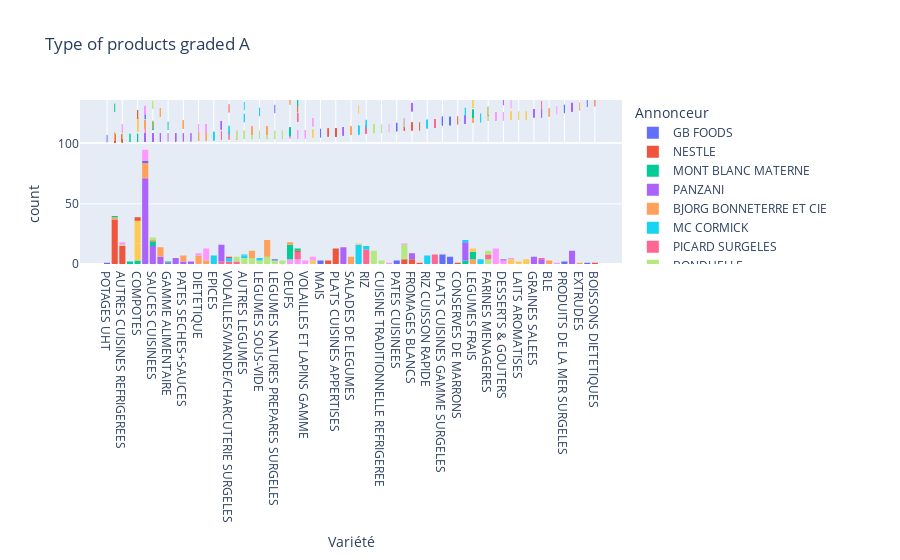
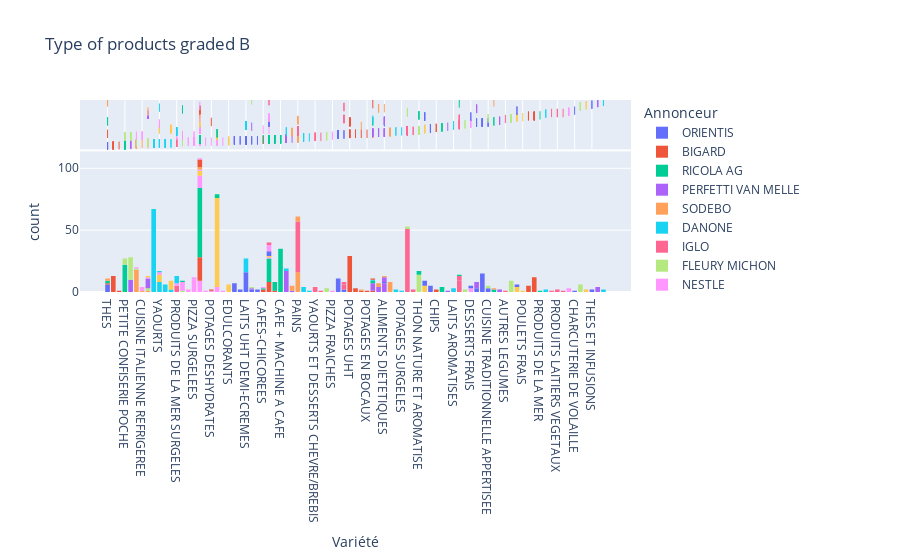
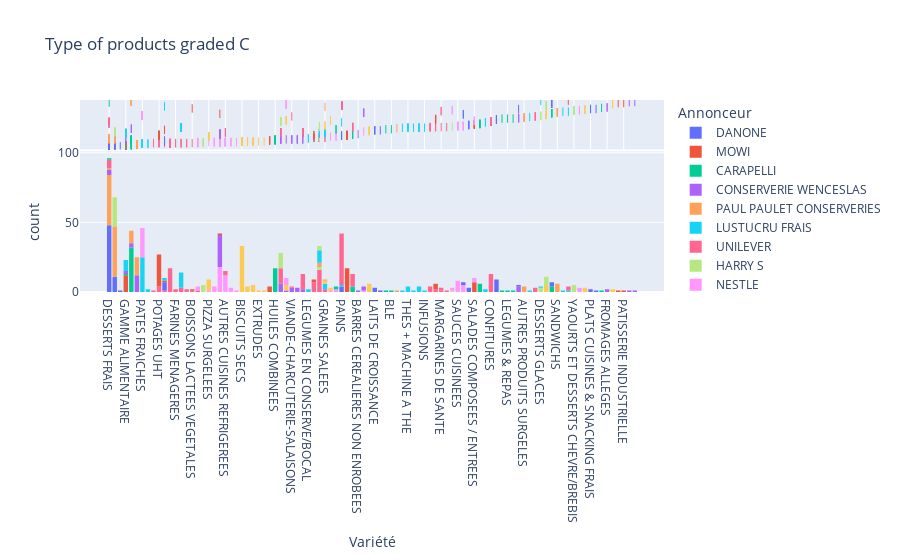
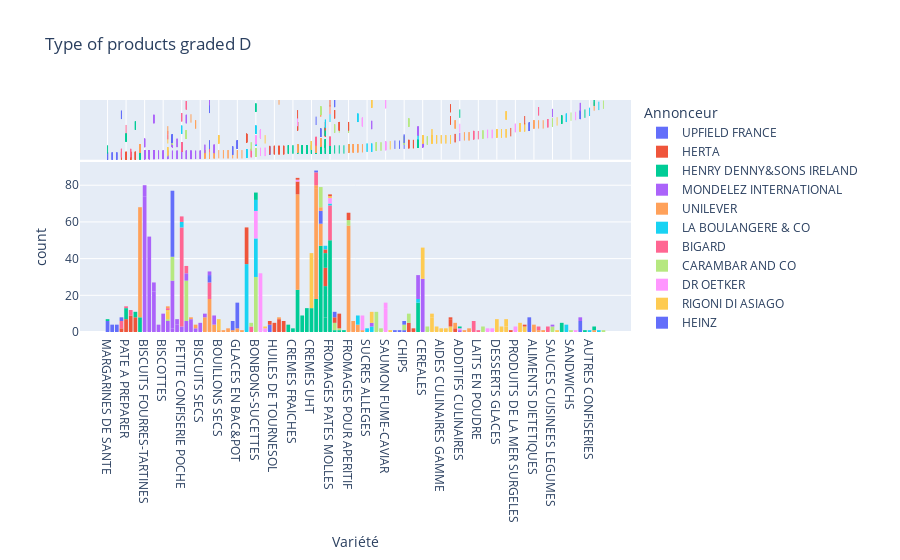

These figures' notebook cell, in order:
### Markdown cell above
# Value count per score

### Code cell
for score in ['a','b','c','d','e']:
    sub_score_df = arcom_df[arcom_df['nutriscore_inferred'] == score]
    fig = px.histogram(sub_score_df,
                x='Variété',
                marginal='rug', 
                color='Annonceur', title=f'Type of products graded {score.upper()}')
    fig.show()
